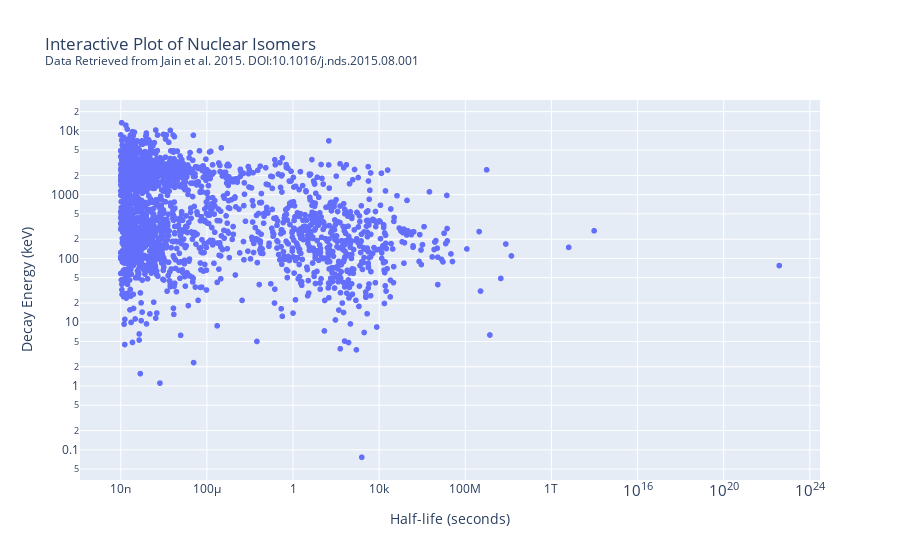

The notebook cell this image was saved under:
### Code cell
fig = px.scatter(df, x = "Half-life (seconds)", y = "Decay Energy (keV)", 
    hover_name = "Isotope", log_x = True, log_y = True, 
    title=('Interactive Plot of Nuclear Isomers<br>' +
    '<sup>Data Retrieved from Jain et al. 2015. ' + 
    '<a href="https://doi.org/10.1016/j.nds.2015.08.001">' + 
    'DOI:10.1016/j.nds.2015.08.001</a></sup>'))
fig

### Figure 1 — Plotly figure (JSON) as saved in the notebook; plotly's stock layout.template omitted (floating-point values rounded to 4 significant figures; data arrays with more than 128 entries replaced by an {"elided": "..."} marker saying what was removed)
{"data": [{"hovertemplate": "<b>%{hovertext}</b><br><br>Half-life (seconds)=%{x}<br>Decay Energy (keV)=%{y}<extra></extra>", "hovertext": {"elided": "2007 str values"}, "legendgroup": "", "marker": {"color": "#636efa", "symbol": "circle"}, "mode": "markers", "name": "", "showlegend": false, "type": "scattergl", "x": {"elided": "2007 float values"}, "xaxis": "x", "y": {"elided": "2007 float values"}, "yaxis": "y"}], "layout": {"legend": {"tracegroupgap": 0}, "title": {"text": "Interactive Plot of Nuclear Isomers<br><sup>Data Retrieved from Jain et al. 2015. <a href=\"https://doi.org/10.1016/j.nds.2015.08.001\">DOI:10.1016/j.nds.2015.08.001</a></sup>"}, "xaxis": {"anchor": "y", "domain": [0, 1], "title": {"text": "Half-life (seconds)"}, "type": "log"}, "yaxis": {"anchor": "x", "domain": [0, 1], "title": {"text": "Decay Energy (keV)"}, "type": "log"}}}
